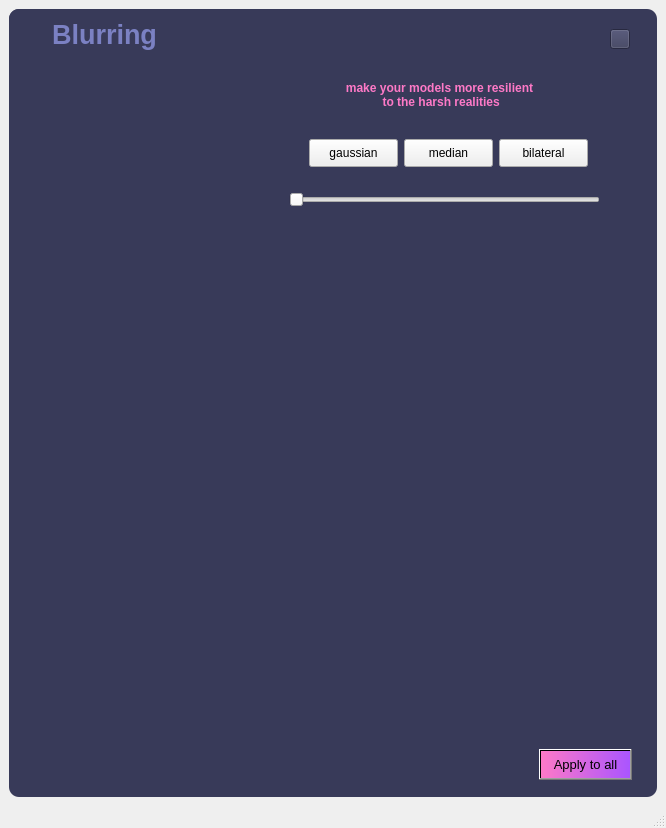
<?xml version="1.0" encoding="UTF-8"?>
<ui version="4.0">
 <class>NoiseWindow</class>
 <widget class="QMainWindow" name="NoiseWindow">
  <property name="geometry">
   <rect>
    <x>0</x>
    <y>0</y>
    <width>666</width>
    <height>828</height>
   </rect>
  </property>
  <property name="windowTitle">
   <string>MainWindow</string>
  </property>
  <widget class="QWidget" name="centralwidget">
   <layout class="QVBoxLayout" name="verticalLayout">
    <item>
     <widget class="QFrame" name="frame">
      <property name="font">
       <font>
        <pointsize>3</pointsize>
        <weight>75</weight>
        <bold>true</bold>
       </font>
      </property>
      <property name="styleSheet">
       <string notr="true">QFrame {
	background-color: rgb(56,58,89);
	color:rgb(220,220,220);
	border-radius : 10px;
}</string>
      </property>
      <property name="frameShape">
       <enum>QFrame::StyledPanel</enum>
      </property>
      <property name="frameShadow">
       <enum>QFrame::Raised</enum>
      </property>
      <widget class="QLabel" name="label_original_image">
       <property name="geometry">
        <rect>
         <x>20</x>
         <y>60</y>
         <width>241</width>
         <height>201</height>
        </rect>
       </property>
       <property name="text">
        <string/>
       </property>
       <property name="pixmap">
        <pixmap>1.jpeg</pixmap>
       </property>
      </widget>
      <widget class="QLabel" name="label_desqription">
       <property name="geometry">
        <rect>
         <x>280</x>
         <y>60</y>
         <width>301</width>
         <height>51</height>
        </rect>
       </property>
       <property name="font">
        <font>
         <pointsize>9</pointsize>
         <weight>75</weight>
         <bold>true</bold>
        </font>
       </property>
       <property name="styleSheet">
        <string notr="true">color:rgb(254,121,199);</string>
       </property>
       <property name="text">
        <string>make your models more resilient
 to the harsh realities</string>
       </property>
       <property name="textFormat">
        <enum>Qt::PlainText</enum>
       </property>
       <property name="alignment">
        <set>Qt::AlignCenter</set>
       </property>
      </widget>
      <widget class="QLabel" name="label">
       <property name="geometry">
        <rect>
         <x>20</x>
         <y>240</y>
         <width>601</width>
         <height>511</height>
        </rect>
       </property>
       <property name="text">
        <string/>
       </property>
       <property name="pixmap">
        <pixmap>2.jpg</pixmap>
       </property>
      </widget>
      <widget class="QSlider" name="horizontalSlider">
       <property name="geometry">
        <rect>
         <x>280</x>
         <y>180</y>
         <width>311</width>
         <height>22</height>
        </rect>
       </property>
       <property name="minimum">
        <number>1</number>
       </property>
       <property name="maximum">
        <number>37</number>
       </property>
       <property name="singleStep">
        <number>2</number>
       </property>
       <property name="pageStep">
        <number>6</number>
       </property>
       <property name="value">
        <number>1</number>
       </property>
       <property name="sliderPosition">
        <number>1</number>
       </property>
       <property name="orientation">
        <enum>Qt::Horizontal</enum>
       </property>
      </widget>
      <widget class="QPushButton" name="pushButton">
       <property name="geometry">
        <rect>
         <x>300</x>
         <y>130</y>
         <width>89</width>
         <height>28</height>
        </rect>
       </property>
       <property name="text">
        <string>gaussian</string>
       </property>
      </widget>
      <widget class="QPushButton" name="pushButton_2">
       <property name="geometry">
        <rect>
         <x>395</x>
         <y>130</y>
         <width>89</width>
         <height>28</height>
        </rect>
       </property>
       <property name="text">
        <string>median</string>
       </property>
      </widget>
      <widget class="QPushButton" name="pushButton_3">
       <property name="geometry">
        <rect>
         <x>490</x>
         <y>130</y>
         <width>89</width>
         <height>28</height>
        </rect>
       </property>
       <property name="text">
        <string>bilateral</string>
       </property>
      </widget>
      <widget class="QPushButton" name="pushButton_4">
       <property name="geometry">
        <rect>
         <x>601</x>
         <y>20</y>
         <width>20</width>
         <height>20</height>
        </rect>
       </property>
       <property name="styleSheet">
        <string notr="true">background-color: rgb(56,58,89);</string>
       </property>
       <property name="text">
        <string/>
       </property>
       <property name="icon">
        <iconset>
         <normaloff>exit2.png</normaloff>exit2.png</iconset>
       </property>
       <property name="iconSize">
        <size>
         <width>20</width>
         <height>20</height>
        </size>
       </property>
      </widget>
      <widget class="QPushButton" name="pushButton_5">
       <property name="geometry">
        <rect>
         <x>530</x>
         <y>740</y>
         <width>93</width>
         <height>31</height>
        </rect>
       </property>
       <property name="font">
        <font>
         <pointsize>10</pointsize>
        </font>
       </property>
       <property name="styleSheet">
        <string notr="true">background-color: qlineargradient(spread:pad, x1:0, y1:0.5, x2:1, y2:0.506, stop:0 rgba(254, 121, 199, 255), stop:1 rgba(170, 85, 255, 255));</string>
       </property>
       <property name="text">
        <string>Apply to all</string>
       </property>
      </widget>
      <widget class="QLabel" name="label_desqription_3">
       <property name="geometry">
        <rect>
         <x>0</x>
         <y>0</y>
         <width>191</width>
         <height>51</height>
        </rect>
       </property>
       <property name="font">
        <font>
         <pointsize>20</pointsize>
         <weight>75</weight>
         <bold>true</bold>
        </font>
       </property>
       <property name="styleSheet">
        <string notr="true">color:rgb(123, 129, 195);</string>
       </property>
       <property name="text">
        <string>Blurring</string>
       </property>
       <property name="textFormat">
        <enum>Qt::PlainText</enum>
       </property>
       <property name="alignment">
        <set>Qt::AlignCenter</set>
       </property>
      </widget>
     </widget>
    </item>
   </layout>
  </widget>
  <widget class="QStatusBar" name="statusbar"/>
 </widget>
 <resources/>
 <connections/>
</ui>
